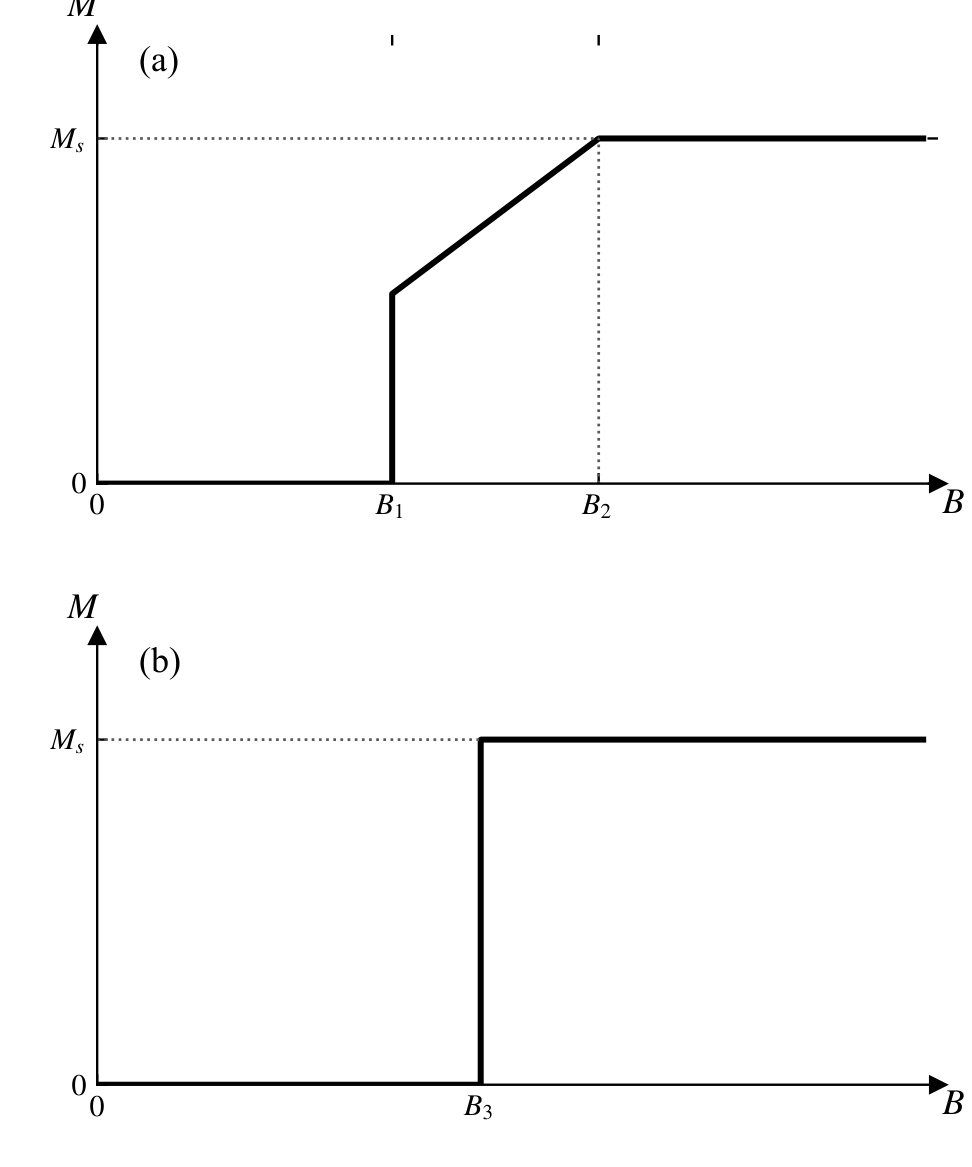

Write Python code to recreate this figure.
# -*- coding: utf-8 -*-
# 图 5.12 绝对零度反铁磁 M-B 折线：(a) 自旋翻转跳跃+倾转饱和 (b) 自旋翻转直接跳到 Ms
import sys
sys.path.insert(0, r'E:\AI整理书籍\磁学\book\fig_src')
import numpy as np
import matplotlib.pyplot as plt
from mplstyle import save_fig

fig, axs = plt.subplots(2, 1, figsize=(4.5, 5.4))

# ---------- (a) ----------
ax = axs[0]
ax.spines['top'].set_visible(False)
ax.spines['right'].set_visible(False)
ax.plot(1, 0, ">k", transform=ax.transAxes, clip_on=False, ms=5)
ax.plot(0, 1, "^k", transform=ax.transAxes, clip_on=False, ms=5)
B1, B2 = 2.0, 3.4
ax.plot([0, B1, B1, B2, 5.6], [0, 0, 0.55, 1.0, 1.0], 'k-', lw=2.0)
ax.plot([0, B2], [1.0, 1.0], ls=':', lw=0.9, color='0.35')
ax.plot([B2, B2], [0, 1.0], ls=':', lw=0.9, color='0.35')
ax.set_xlim(0, 5.7)
ax.set_ylim(0, 1.30)
ax.set_xticks([0, B1, B2]); ax.set_xticklabels(['$0$', '$B_1$', '$B_2$'])
ax.set_yticks([0, 1.0]); ax.set_yticklabels(['$0$', '$M_s$'])
ax.text(5.73, -0.015, '$B$', ha='left', va='top', fontsize=12)
ax.text(-0.10, 1.33, '$M$', ha='center', va='bottom', fontsize=12)
ax.text(0.05, 0.92, '(a)', fontsize=12, transform=ax.transAxes)

# ---------- (b) ----------
ax = axs[1]
ax.spines['top'].set_visible(False)
ax.spines['right'].set_visible(False)
ax.plot(1, 0, ">k", transform=ax.transAxes, clip_on=False, ms=5)
ax.plot(0, 1, "^k", transform=ax.transAxes, clip_on=False, ms=5)
B3 = 2.6
ax.plot([0, B3, B3, 5.6], [0, 0, 1.0, 1.0], 'k-', lw=2.0)
ax.plot([0, B3], [1.0, 1.0], ls=':', lw=0.9, color='0.35')
ax.set_xlim(0, 5.7)
ax.set_ylim(0, 1.30)
ax.set_xticks([0, B3]); ax.set_xticklabels(['$0$', '$B_3$'])
ax.set_yticks([0, 1.0]); ax.set_yticklabels(['$0$', '$M_s$'])
ax.text(5.73, -0.015, '$B$', ha='left', va='top', fontsize=12)
ax.text(-0.10, 1.33, '$M$', ha='center', va='bottom', fontsize=12)
ax.text(0.05, 0.92, '(b)', fontsize=12, transform=ax.transAxes)

fig.subplots_adjust(left=0.10, right=0.965, top=0.97, bottom=0.07, hspace=0.34)
ax.tick_params(top=False, right=False)
fig.subplots_adjust(left=0.10, right=0.965, top=0.97, bottom=0.07, hspace=0.34)
save_fig(fig, 'ch5', 'fig5_12')
